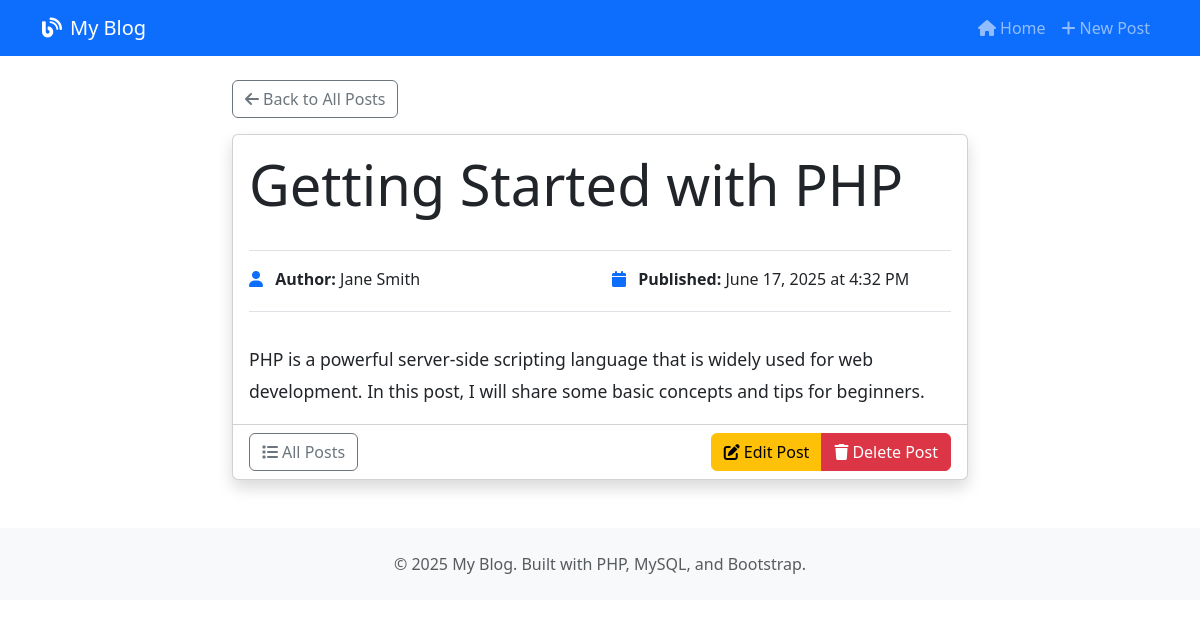
Screenshot of /view.php?id=2 with the database file from the repository.
### tables this page shows
CREATE TABLE IF NOT EXISTS posts (
    id INT AUTO_INCREMENT PRIMARY KEY,
    title VARCHAR(255) NOT NULL,
    content TEXT NOT NULL,
    author VARCHAR(100) NOT NULL,
    created_at TIMESTAMP DEFAULT CURRENT_TIMESTAMP,
    updated_at TIMESTAMP DEFAULT CURRENT_TIMESTAMP ON UPDATE CURRENT_TIMESTAMP
);

### view.php (the view, shortened to what this page needs)
<?php
require_once 'db.php';
$id = $_GET['id'] ?? null;
try {
    $stmt = $pdo->prepare("SELECT * FROM posts WHERE id = ?");
    $stmt->execute([$id]);
    $post = $stmt->fetch();
} catch(PDOException $e) {
    die("Error fetching post: " . $e->getMessage());
}
?>
<!DOCTYPE html>
<html lang="en">
<head>
    <link href="https://cdn.jsdelivr.net/npm/bootstrap@5.3.0/dist/css/bootstrap.min.css" rel="stylesheet">
    <link rel="stylesheet" href="https://cdnjs.cloudflare.com/ajax/libs/font-awesome/6.0.0/css/all.min.css">
</head>
<body>
    <nav class="navbar navbar-expand-lg navbar-dark bg-primary">
        <div class="container">
            <a class="navbar-brand" href="index.php">
                <i class="fas fa-blog me-2"></i>My Blog
            </a>
            <div class="navbar-nav ms-auto">
                <a class="nav-link" href="index.php">
                    <i class="fas fa-home me-1"></i>Home
                </a>
                <a class="nav-link" href="create.php">
                    <i class="fas fa-plus me-1"></i>New Post
                </a>
            </div>
        </div>
    </nav>
    <div class="container mt-4">
        <div class="row justify-content-center">
            <div class="col-lg-8">
                <div class="mb-3">
                    <a href="index.php" class="btn btn-outline-secondary">
                        <i class="fas fa-arrow-left me-1"></i>Back to All Posts
                    </a>
                </div>
                <article class="card shadow">
                    <div class="card-body">
                        <h1 class="display-4 mb-3"><?php echo htmlspecialchars($post['title']); ?></h1>
                        <div class="post-meta">
                            <div class="row">
                                <div class="col-md-6">
                                    <p class="mb-1">
                                        <i class="fas fa-user text-primary me-2"></i>
                                        <strong>Author:</strong> <?php echo htmlspecialchars($post['author']); ?>
                                    </p>
                                </div>
                                <div class="col-md-6">
                                    <p class="mb-1">
                                        <i class="fas fa-calendar text-primary me-2"></i>
                                        <strong>Published:</strong> <?php echo date('F j, Y \a\t g:i A', strtotime($post['created_at'])); ?>
                                    </p>
                                </div>
                            </div>
                        </div>
                        <div class="post-content">
                            <?php echo nl2br(htmlspecialchars($post['content'])); ?>
                        </div>
                    </div>
                    <div class="card-footer bg-transparent">
                        <div class="d-flex justify-content-between align-items-center">
                            <div>
                                <a href="index.php" class="btn btn-outline-secondary">
                                    <i class="fas fa-list me-1"></i>All Posts
                                </a>
                            </div>
                            <div class="btn-group" role="group">
                                <a href="edit.php?id=<?php echo $post['id']; ?>" class="btn btn-warning">
                                    <i class="fas fa-edit me-1"></i>Edit Post
                                </a>
                                <a href="delete.php?id=<?php echo $post['id']; ?>" class="btn btn-danger"
                                   onclick="return confirm('Are you sure you want to delete this post? This action cannot be undone.')">
                                    <i class="fas fa-trash me-1"></i>Delete Post
                                </a>
                            </div>
                        </div>
                    </div>
                </article>
            </div>
        </div>
    </div>
    <footer class="bg-light mt-5 py-4">
        <div class="container text-center">
            <p class="text-muted mb-0">&copy; 2025 My Blog. Built with PHP, MySQL, and Bootstrap.</p>
        </div>
    </footer>
</body>
</html>

### view.php (style rules this page uses)
.post-content { line-height: 1.8; font-size: 1.1rem; }
.post-meta { border-top: 1px solid #dee2e6; border-bottom: 1px solid #dee2e6; padding: 1rem 0; margin: 2rem 0; }

### rows the page displays
posts: title "Getting Started with PHP", author "Jane Smith", created_at "June 17, 2025 at 4:32 PM", content "PHP is a powerful server-side scripting language that is widely used for web development. In this post, I will share some basic concepts and tips for beginners."
